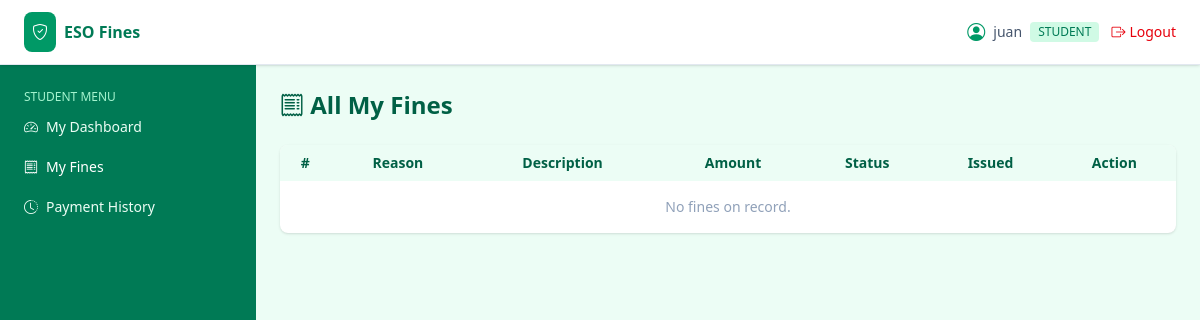
The page /student/fines.php (signed in) on the database as committed earlier.
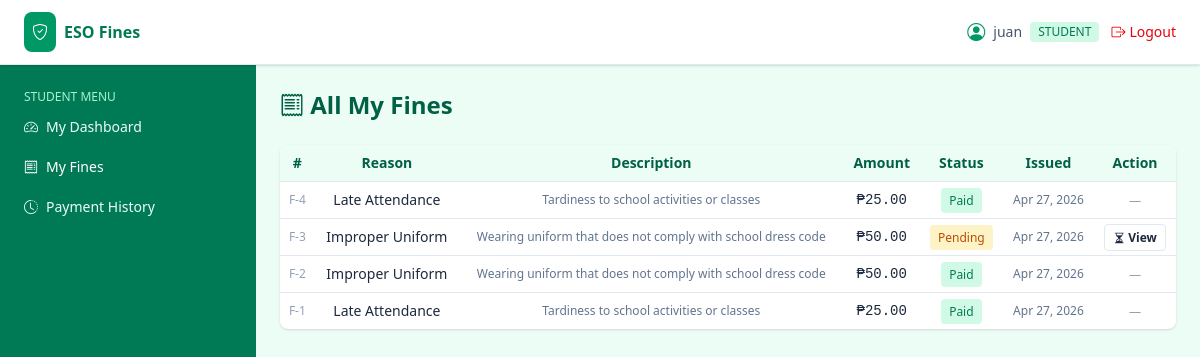
The same page on the database as committed later.
### tables this page shows
CREATE TABLE `fines` (
  `id` int(11) UNSIGNED NOT NULL,
  `student_id` int(11) UNSIGNED NOT NULL,
  `category_id` int(11) UNSIGNED DEFAULT NULL,
  `amount` decimal(10,2) NOT NULL,
  `reason` varchar(255) NOT NULL,
  `status` enum('unpaid','pending','paid','cancelled') NOT NULL DEFAULT 'unpaid',
  `issued_by` int(11) UNSIGNED NOT NULL,
  `issued_at` timestamp NOT NULL DEFAULT current_timestamp(),
  `paid_at` timestamp NULL DEFAULT NULL
);

CREATE TABLE `fine_categories` (
  `id` int(11) UNSIGNED NOT NULL,
  `name` varchar(100) NOT NULL,
  `default_amount` decimal(10,2) NOT NULL DEFAULT 0.00,
  `description` varchar(255) DEFAULT NULL,
  `is_active` tinyint(1) NOT NULL DEFAULT 1
);

### includes/db.php (called while the page is built, shortened)
<?php
function db() {
    static $pdo = null;
    if ($pdo === null) {
        $dsn = 'mysql:host=' . DB_HOST . ';port=' . DB_PORT . ';dbname=' . DB_NAME . ';charset=utf8mb4';
        try {
            $pdo = new PDO($dsn, DB_USER, DB_PASS, [
                PDO::ATTR_ERRMODE            => PDO::ERRMODE_EXCEPTION,
                PDO::ATTR_DEFAULT_FETCH_MODE => PDO::FETCH_ASSOC,
                PDO::ATTR_EMULATE_PREPARES   => false,
            ]);
        } catch (PDOException $e) {
            http_response_code(500);
            die('Database connection failed: ' . htmlspecialchars($e->getMessage()));
        }
    }
    return $pdo;
}
function db_all($sql, $params = []) {
    $stmt = db()->prepare($sql);
    $stmt->execute($params);
    return $stmt->fetchAll();
}
function db_one($sql, $params = []) {
    $stmt = db()->prepare($sql);
    $stmt->execute($params);
    return $stmt->fetch();
}

### includes/auth.php (called while the page is built, shortened)
<?php
require_once __DIR__ . '/db.php';
require_once __DIR__ . '/functions.php';
function current_user() {
    static $cache = null;
    if ($cache !== null && $cache['id'] === (int)$_SESSION['user_id']) return $cache;
    $cache = db_one('SELECT * FROM users WHERE id = ? AND is_active = 1', [$_SESSION['user_id']]);
    return $cache ?: null;
}
function current_student() {
    $u = current_user();
    return db_one('SELECT * FROM students WHERE id = ?', [$u['student_id']]);
}
function check_session_timeout() {
    if (!current_user()) return;
}
function require_login() {
    check_session_timeout();
}
function require_role($role) {
    require_login();
}

### includes/functions.php (called while the page is built, shortened)
<?php
function e($val) {
    return htmlspecialchars((string)$val, ENT_QUOTES, 'UTF-8');
}
function peso($n) {
    return '₱' . number_format((float)$n, 2);
}
function fdate($d, $fmt = 'M d, Y h:i A') {
    $ts = is_numeric($d) ? (int)$d : strtotime($d);
    return $ts ? date($fmt, $ts) : '—';
}

### student/fines.php (the view, shortened to what this page needs)
<?php
require_once __DIR__ . '/../includes/auth.php';
require_role('student');
$student = current_student();
$rows = db_all("
  SELECT f.*, c.description AS category_description
  FROM fines f LEFT JOIN fine_categories c ON c.id = f.category_id
  WHERE f.student_id = ?
  ORDER BY f.issued_at DESC", [$student['id']]);
include __DIR__ . '/../templates/header.php';
include __DIR__ . '/../templates/sidebar.php';
?>
<h1 class="text-2xl font-bold text-emerald-800 mb-6"><i class="bi bi-receipt"></i> All My Fines</h1>
<div class="bg-white rounded-lg shadow overflow-hidden">
  <div class="overflow-x-auto desktop-table">
  <table class="w-full text-sm">
    <thead class="bg-emerald-50 text-emerald-800">
      <tr>
        <th class="text-left p-2">#</th>
        <th class="text-left p-2">Reason</th>
        <th class="text-left p-2">Description</th>
        <th class="text-right p-2">Amount</th>
        <th class="p-2">Status</th>
        <th class="p-2">Issued</th>
        <th class="p-2">Action</th>
      </tr>
    </thead>
    <tbody>
    <?php foreach ($rows as $f): ?>
      <tr class="border-t hover:bg-emerald-50/40">
        <td class="p-2 text-xs text-slate-400">F-<?= e($f['id']) ?></td>
        <td class="p-2"><?= e($f['reason']) ?></td>
        <td class="p-2 text-xs text-slate-500"><?= e($f['category_description'] ?? '—') ?></td>
        <td class="p-2 text-right font-mono"><?= peso($f['amount']) ?></td>
        <td class="p-2 text-center"><?php
          $cls = ['unpaid'=>'bg-red-100 text-red-700','pending'=>'bg-amber-100 text-amber-700','paid'=>'bg-emerald-100 text-emerald-700','cancelled'=>'bg-slate-100 text-slate-600'][$f['status']];
          echo '<span class="text-xs px-2 py-1 rounded ' . $cls . '">' . e(ucfirst($f['status'])) . '</span>';
        ?></td>
        <td class="p-2 text-xs text-slate-500"><?= e(fdate($f['issued_at'], 'M d, Y')) ?></td>
        <td class="p-2 text-center">
          <?php if ($f['status'] === 'unpaid'): ?>
            <a href="<?= APP_URL ?>/student/pay.php?fine_id=<?= $f['id'] ?>"
               class="text-xs bg-emerald-600 hover:bg-emerald-700 text-white px-2 py-1 rounded inline-block">
              <i class="bi bi-credit-card"></i> Pay
            </a>
          <?php elseif ($f['status'] === 'pending'): ?>
            <a href="<?= APP_URL ?>/student/pay.php?fine_id=<?= $f['id'] ?>"
               class="text-xs bg-amber-400 hover:bg-amber-500 text-amber-900 font-semibold px-2 py-1 rounded inline-block border border-amber-500">
              <i class="bi bi-hourglass-split"></i> View
            </a>
          <?php else: ?>
            <span class="text-xs text-slate-400">—</span>
          <?php endif; ?>
        </td>
      </tr>
    <?php endforeach; if (!$rows): ?>
      <tr><td colspan="7" class="p-4 text-center text-slate-400">No fines on record.</td></tr>
    <?php endif; ?>
    </tbody>
  </table>
  </div>
</div>
<?php include __DIR__ . '/../templates/footer.php'; ?>

Rows that differ between the two databases and show on the page:
added fines: id "4", reason "Late Attendance", category.description "Tardiness to school activities or classes", amount "₱25.00", status "Paid", issued_at "Apr 27, 2026"
added fines: id "3", reason "Improper Uniform", category.description "Wearing uniform that does not comply with school dress code", amount "₱50.00", status "Pending", issued_at "Apr 27, 2026"
added fines: id "2", reason "Improper Uniform", category.description "Wearing uniform that does not comply with school dress code", amount "₱50.00", status "Paid", issued_at "Apr 27, 2026"
added fines: id "1", reason "Late Attendance", category.description "Tardiness to school activities or classes", amount "₱25.00", status "Paid", issued_at "Apr 27, 2026"
Other text that changed with them:
text no longer shown: "No fines on record."
